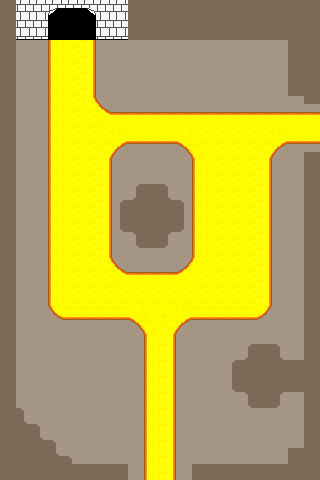

The image is a tile-based game level rendered from a .tmx file. Its description and complete source (layers, tilesets, objects, tile grids) follow:
An orthogonal 20x30 tile map with 16x16 px tiles, 3 tile layers (Tile Layer 1, Tile Layer 3, Tile Layer 2), 4 tilesets.

<map version="1.10" tiledversion="1.10.2" orientation="orthogonal" renderorder="right-down" width="20" height="30" tilewidth="16" tileheight="16" infinite="0" nextlayerid="4" nextobjectid="1">
 <tileset firstgid="1" source="dirt 2 cutout.tsx" />
 <tileset firstgid="55" source="dirt cutout.tsx" />
 <tileset firstgid="109" source="terrain_tilesets.tsx" />
 <tileset firstgid="397" source="exterior and walls.tsx" />
 <layer id="1" name="Tile Layer 1" width="20" height="30">
  <data encoding="csv">
1,1,1,1,1,1,1,1,1,1,1,1,1,1,1,1,1,1,1,1,
1,1,1,1,1,1,1,1,1,1,1,1,1,1,1,1,1,1,1,1,
1,1,1,1,1,1,1,1,1,1,1,1,1,1,1,1,1,1,1,1,
1,1,1,1,1,1,1,1,1,1,1,1,1,1,1,1,1,1,1,1,
1,1,1,1,1,1,1,1,1,1,1,1,1,1,1,1,1,1,1,1,
1,1,1,1,1,1,1,1,1,1,1,1,1,1,1,1,1,1,1,1,
1,1,1,1,1,1,1,1,1,1,1,1,1,1,1,1,1,1,1,1,
1,1,1,1,1,1,1,1,1,1,1,1,1,1,1,1,1,1,1,1,
1,1,1,1,1,1,1,1,1,1,1,1,1,1,1,1,1,1,1,1,
1,1,1,1,1,1,1,1,1,1,1,1,1,1,1,1,1,1,1,1,
1,1,1,1,1,1,1,1,1,1,1,1,1,1,1,1,1,1,1,1,
1,1,1,1,1,1,1,1,1,1,1,1,1,1,1,1,1,1,1,1,
1,1,1,1,1,1,1,1,1,1,1,1,1,1,1,1,1,1,1,1,
1,1,1,1,1,1,1,1,1,1,1,1,1,1,1,1,1,1,1,1,
1,1,1,1,1,1,1,1,1,1,1,1,1,1,1,1,1,1,1,1,
1,1,1,1,1,1,1,1,1,1,1,1,1,1,1,1,1,1,1,1,
1,1,1,1,1,1,1,1,1,1,1,1,1,1,1,1,1,1,1,1,
1,1,1,1,1,1,1,1,1,1,1,1,1,1,1,1,1,1,1,1,
1,1,1,1,1,1,1,1,1,1,1,1,1,1,1,1,1,1,1,1,
1,1,1,1,1,1,1,1,1,1,1,1,1,1,1,1,1,1,1,1,
1,1,1,1,1,1,1,1,1,1,1,1,1,1,1,1,1,1,1,1,
1,1,1,1,1,1,1,1,1,1,1,1,1,1,1,1,1,1,1,1,
1,1,1,1,1,1,1,1,1,1,1,1,1,1,1,1,1,1,1,1,
1,1,1,1,1,1,1,1,1,1,1,1,1,1,1,1,1,1,1,1,
1,1,1,1,1,1,1,1,1,1,1,1,1,1,1,1,1,1,1,1,
1,1,1,1,1,1,1,1,1,1,1,1,1,1,1,1,1,1,1,1,
1,1,1,1,1,1,1,1,1,1,1,1,1,1,1,1,1,1,1,1,
1,1,1,1,1,1,1,1,1,1,1,1,1,1,1,1,1,1,1,1,
1,1,1,1,1,1,1,1,1,1,1,1,1,1,1,1,1,1,1,1,
1,1,1,1,1,1,1,1,1,1,1,1,1,1,1,1,1,1,1,1
</data>
 </layer>
 <layer id="3" name="Tile Layer 3" width="20" height="30">
  <data encoding="csv">
0,0,0,0,0,0,0,0,0,0,0,0,0,0,0,0,0,0,0,0,
0,0,0,0,0,0,0,0,0,0,0,0,0,0,0,0,0,0,0,0,
0,0,0,302,303,305,0,0,0,0,0,0,0,0,0,0,0,0,0,0,
0,0,0,302,303,305,0,0,0,0,0,0,0,0,0,0,0,0,0,0,
0,0,0,302,303,305,0,0,0,0,0,0,0,0,0,0,0,0,0,0,
0,0,0,302,303,305,0,0,0,0,0,0,0,0,0,0,0,0,0,0,
0,0,0,302,303,373,374,0,0,0,0,0,0,0,0,0,0,0,0,0,
0,0,0,302,303,303,386,292,292,292,292,292,292,292,292,292,292,292,292,0,
0,0,0,302,303,303,303,350,327,327,327,351,303,303,303,303,303,350,327,0,
0,0,0,302,303,303,361,362,0,0,0,363,364,303,303,303,361,362,0,0,
0,0,0,302,303,303,305,0,0,0,0,0,302,303,303,303,305,0,0,0,
0,0,0,302,303,303,305,0,0,0,0,0,302,303,303,303,305,0,0,0,
0,0,0,302,303,303,305,0,0,0,0,0,302,303,303,303,305,0,0,0,
0,0,0,302,303,303,305,0,0,0,0,0,302,303,303,303,305,0,0,0,
0,0,0,302,303,303,305,0,0,0,0,0,302,303,303,303,305,0,0,0,
0,0,0,302,303,303,305,0,0,0,0,0,302,303,303,303,305,0,0,0,
0,0,0,302,303,303,373,374,0,0,0,375,376,303,303,303,305,0,0,0,
0,0,0,302,303,303,303,386,292,292,292,387,303,303,303,303,305,0,0,0,
0,0,0,302,303,303,303,303,303,303,303,303,303,303,303,303,305,0,0,0,
0,0,0,326,328,328,328,328,351,352,349,350,328,328,328,328,329,0,0,0,
0,0,0,0,0,0,0,0,363,364,361,362,0,0,0,0,0,0,0,0,
0,0,0,0,0,0,0,0,0,302,305,0,0,0,0,0,0,0,0,0,
0,0,0,0,0,0,0,0,0,302,305,0,0,0,0,0,0,0,0,0,
0,0,0,0,0,0,0,0,0,302,305,0,0,0,0,0,0,0,0,0,
0,0,0,0,0,0,0,0,0,302,305,0,0,0,0,0,0,0,0,0,
0,0,0,0,0,0,0,0,0,302,305,0,0,0,0,0,0,0,0,0,
0,0,0,0,0,0,0,0,0,302,305,0,0,0,0,0,0,0,0,0,
0,0,0,0,0,0,0,0,0,302,305,0,0,0,0,0,0,0,0,0,
0,0,0,0,0,0,0,0,0,302,305,0,0,0,0,0,0,0,0,0,
0,0,0,0,0,0,0,0,0,302,305,0,0,0,0,0,0,0,0,0
</data>
 </layer>
 <layer id="2" name="Tile Layer 2" width="20" height="30">
  <data encoding="csv">
75,614,614,573,574,575,614,614,75,75,75,75,75,75,75,75,75,75,75,75,
75,614,614,582,583,584,614,614,75,75,75,75,75,75,75,75,75,75,75,75,
75,637,637,591,592,593,637,637,85,85,85,85,85,85,85,85,85,85,75,75,
75,0,0,0,0,0,0,0,0,0,0,0,0,0,0,0,0,0,75,75,
75,0,0,0,0,0,0,0,0,0,0,0,0,0,0,0,0,0,75,75,
75,0,0,0,0,0,0,0,0,0,0,0,0,0,0,0,0,0,75,75,
75,0,0,0,0,0,0,0,0,0,0,0,0,0,0,0,0,0,0,85,
75,0,0,0,0,0,0,0,0,0,0,0,0,0,0,0,0,0,0,292,
75,0,0,0,0,0,0,0,0,0,0,0,0,0,0,0,0,0,0,327,
75,0,0,0,0,0,0,0,0,0,0,0,0,0,0,0,0,0,0,84,
75,0,0,0,0,0,0,0,0,0,0,0,0,0,0,0,0,0,0,75,
75,0,0,0,0,0,0,0,91,84,92,0,0,0,0,0,0,0,0,75,
75,0,0,0,0,0,0,91,77,75,76,92,0,0,0,0,0,0,0,75,
75,0,0,0,0,0,0,83,75,75,75,82,0,0,0,0,0,0,0,75,
75,0,0,0,0,0,0,100,68,75,67,101,0,0,0,0,0,0,0,75,
75,0,0,0,0,0,0,0,100,85,101,0,0,0,0,0,0,0,0,75,
75,0,0,0,0,0,0,0,0,0,0,0,0,0,0,0,0,0,0,75,
75,0,0,0,0,0,0,0,0,0,0,0,0,0,0,0,0,0,0,75,
75,0,0,0,0,0,0,0,0,0,0,0,0,0,0,0,0,0,0,75,
75,0,0,0,0,0,0,0,0,0,0,0,0,0,0,0,0,0,0,75,
75,0,0,0,0,0,0,0,0,0,0,0,0,0,0,0,0,0,0,75,
75,0,0,0,0,0,0,0,0,0,0,0,0,0,0,91,84,92,0,75,
75,0,0,0,0,0,0,0,0,0,0,0,0,0,91,77,75,76,84,75,
75,0,0,0,0,0,0,0,0,0,0,0,0,0,83,75,75,75,75,75,
75,0,0,0,0,0,0,0,0,0,0,0,0,0,100,68,75,67,85,75,
75,92,0,0,0,0,0,0,0,0,0,0,0,0,0,100,85,101,0,75,
75,76,92,0,0,0,0,0,0,0,0,0,0,0,0,0,0,0,0,75,
75,75,76,92,0,0,0,0,0,0,0,0,0,0,0,0,0,0,0,75,
75,75,75,76,92,0,0,0,0,0,0,0,0,0,0,0,0,0,75,75,
75,75,75,75,75,75,75,75,0,0,0,0,75,75,75,75,75,75,75,75
</data>
 </layer>
</map>
